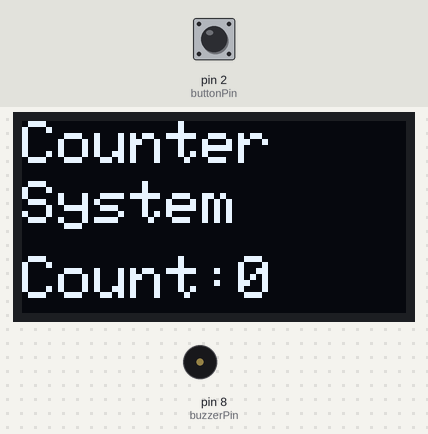
A sketch run on a simulated Arduino Uno, built with avr-gcc and run on an emulated ATmega328P. Parts: 128×64 one-colour display, buzzer (waves = sounding). The inputs (shaded band) are chosen by the test bench; at power-on: pin 2 (buttonPin) HIGH.

Above: at 1.2 s.
1.3 s: pin 2 (buttonPin) pulled LOW for 0.15 s
At 2.5 s:
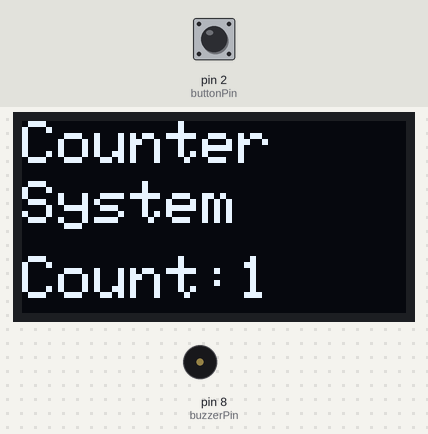
2.9 s: pin 2 (buttonPin) pulled LOW for 1 s
At 3.9 s:
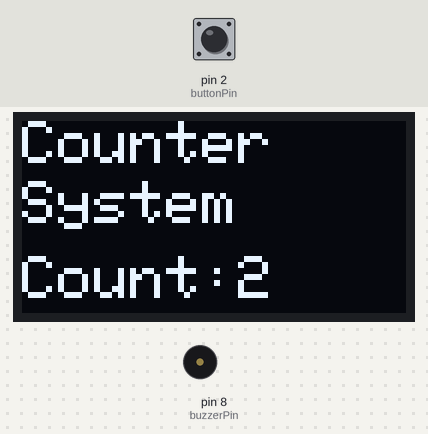
5.4 s: pin 2 (buttonPin) pulled LOW for 0.15 s
At 6.7 s:
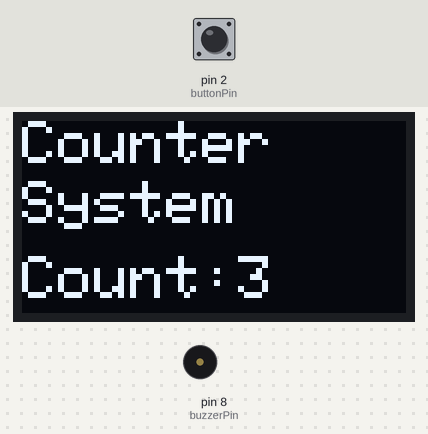
7.0 s: pin 2 (buttonPin) pulled LOW for 1 s
At 8.2 s:
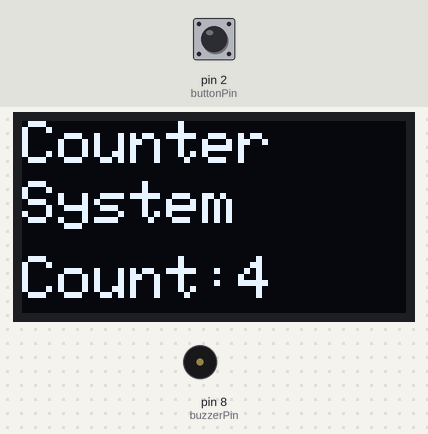
Timing chart, 0 to 10.0 s (numbered marks = the images above; inputs shaded):
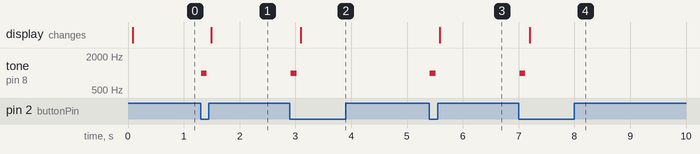

The sketch:

OLED_Digital_Counter.ino
```cpp
#include <Wire.h>
#include <Adafruit_GFX.h>
#include <Adafruit_SSD1306.h>

#define SCREEN_WIDTH 128
#define SCREEN_HEIGHT 64

// Create OLED Display Object
Adafruit_SSD1306 display(SCREEN_WIDTH, SCREEN_HEIGHT, &Wire, -1);

// Pin Definitions
const int buttonPin = 2;
const int buzzerPin = 8;

// Variables
int count = 0;
bool lastButtonState = HIGH;

void setup() {

  pinMode(buttonPin, INPUT_PULLUP);
  pinMode(buzzerPin, OUTPUT);

  Serial.begin(9600);

  // Initialize OLED
  if (!display.begin(SSD1306_SWITCHCAPVCC, 0x3C)) {
    Serial.println("OLED Failed");
    while (true);
  }

  display.clearDisplay();
  display.display();
}

void loop() {

  bool buttonState = digitalRead(buttonPin);

  // Detect Button Press
  if (lastButtonState == HIGH && buttonState == LOW) {

    count++;

    // Buzzer Feedback
    tone(buzzerPin, 1000);
    delay(100);
    noTone(buzzerPin);

    delay(50);   // Debounce
  }

  lastButtonState = buttonState;

  // OLED Display
  display.clearDisplay();

  display.setTextSize(2);
  display.setTextColor(SSD1306_WHITE);

  display.setCursor(0,0);
  display.println("Counter");

  display.setCursor(0,20);
  display.println("System");

  display.setTextSize(2);
  display.setCursor(0,45);
  display.print("Count:");
  display.print(count);

  display.display();
}
```

Measured:
- after the input at 1.3 s, tone on pin 8 (buzzerPin): silent → 1000 Hz at once, → silent 0.10 s later; the display: changes after 0.19 s (image 1)
- after the input at 2.9 s, tone on pin 8 (buzzerPin): silent → 1000 Hz at once, → silent 0.10 s later; the display: changes after 0.20 s (image 2)
- after the input at 5.4 s, tone on pin 8 (buzzerPin): silent → 1000 Hz at once, → silent 0.10 s later; the display: changes after 0.19 s (image 3)
- after the input at 7.0 s, tone on pin 8 (buzzerPin): silent → 1000 Hz at once, → silent 0.10 s later; the display: changes after 0.20 s (image 4)
